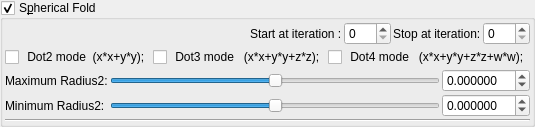
    <widget class="MyGroupBox" name="groupCheck_transf_function_enabledS_false">
     <property name="title">
      <string>S&amp;pherical Fold</string>
     </property>
     <property name="checkable">
      <bool>true</bool>
     </property>
     <layout class="QVBoxLayout" name="verticalLayout_21" stretch="0,0,0,0">
      <property name="spacing">
       <number>2</number>
      </property>
      <property name="leftMargin">
       <number>2</number>
      </property>
      <property name="topMargin">
       <number>2</number>
      </property>
      <property name="rightMargin">
       <number>2</number>
      </property>
      <property name="bottomMargin">
       <number>2</number>
      </property>
      <item>
       <layout class="QGridLayout" name="gridLayout_73">
        <property name="spacing">
         <number>2</number>
        </property>
        <item row="0" column="3">
         <widget class="QLabel" name="label_258">
          <property name="text">
           <string>Stop at iteration:</string>
          </property>
         </widget>
        </item>
        <item row="0" column="4">
         <widget class="MySpinBox" name="spinboxInt_transf_stop_iterations_S">
          <property name="sizePolicy">
           <sizepolicy hsizetype="Minimum" vsizetype="Maximum">
            <horstretch>0</horstretch>
            <verstretch>0</verstretch>
           </sizepolicy>
          </property>
          <property name="maximum">
           <number>250</number>
          </property>
         </widget>
        </item>
        <item row="0" column="1">
         <widget class="QLabel" name="label_257">
          <property name="text">
           <string>Start at iteration :</string>
          </property>
         </widget>
        </item>
        <item row="0" column="2">
         <widget class="MySpinBox" name="spinboxInt_transf_start_iterations_S">
          <property name="sizePolicy">
           <sizepolicy hsizetype="Minimum" vsizetype="Maximum">
            <horstretch>0</horstretch>
            <verstretch>0</verstretch>
           </sizepolicy>
          </property>
          <property name="maximum">
           <number>250</number>
          </property>
         </widget>
        </item>
        <item row="0" column="0">
         <spacer name="horizontalSpacer">
          <property name="orientation">
           <enum>Qt::Horizontal</enum>
          </property>
          <property name="sizeHint" stdset="0">
           <size>
            <width>40</width>
            <height>20</height>
           </size>
          </property>
         </spacer>
        </item>
       </layout>
      </item>
      <item>
       <layout class="QGridLayout" name="gridLayout_3">
        <item row="2" column="0">
         <widget class="QCheckBox" name="checkBox_transf_function_enabledBx_false">
          <property name="text">
           <string> Dot2 mode  (x*x+y*y);</string>
          </property>
         </widget>
        </item>
        <item row="2" column="1">
         <widget class="QCheckBox" name="checkBox_transf_function_enabledBy_false">
          <property name="text">
           <string> Dot3 mode   (x*x+y*y+z*z);</string>
          </property>
         </widget>
        </item>
        <item row="2" column="2">
         <widget class="QCheckBox" name="checkBox_transf_function_enabledBz">
          <property name="text">
           <string> Dot4 mode   (x*x+y*y+z*z+w*w);</string>
          </property>
         </widget>
        </item>
       </layout>
      </item>
      <item>
       <layout class="QGridLayout" name="gridLayout_15">
        <property name="spacing">
         <number>2</number>
        </property>
        <item row="1" column="1">
         <widget class="QSlider" name="slider_transf_maxR2_1">
          <property name="sizePolicy">
           <sizepolicy hsizetype="Expanding" vsizetype="Maximum">
            <horstretch>0</horstretch>
            <verstretch>0</verstretch>
           </sizepolicy>
          </property>
          <property name="minimum">
           <number>-5000000</number>
          </property>
          <property name="maximum">
           <number>5000000</number>
          </property>
          <property name="value">
           <number>0</number>
          </property>
          <property name="sliderPosition">
           <number>0</number>
          </property>
          <property name="orientation">
           <enum>Qt::Horizontal</enum>
          </property>
         </widget>
        </item>
        <item row="2" column="2">
         <widget class="MyDoubleSpinBox" name="spinbox_transf_minR2_p25">
          <property name="sizePolicy">
           <sizepolicy hsizetype="Minimum" vsizetype="Maximum">
            <horstretch>0</horstretch>
            <verstretch>0</verstretch>
           </sizepolicy>
          </property>
          <property name="prefix">
           <string/>
          </property>
          <property name="suffix">
           <string/>
          </property>
          <property name="decimals">
           <number>6</number>
          </property>
          <property name="minimum">
           <double>-99.989999999999995</double>
          </property>
          <property name="maximum">
           <double>99.989999999999995</double>
          </property>
          <property name="singleStep">
           <double>0.100000000000000</double>
          </property>
         </widget>
        </item>
        <item row="1" column="0">
         <widget class="QLabel" name="label_5">
          <property name="text">
           <string>Maximum Radius2:</string>
          </property>
         </widget>
        </item>
        <item row="2" column="0">
         <widget class="QLabel" name="label_9">
          <property name="text">
           <string>Minimum Radius2:</string>
          </property>
         </widget>
        </item>
        <item row="1" column="2">
         <widget class="MyDoubleSpinBox" name="spinbox_transf_maxR2_1">
          <property name="sizePolicy">
           <sizepolicy hsizetype="Minimum" vsizetype="Maximum">
            <horstretch>0</horstretch>
            <verstretch>0</verstretch>
           </sizepolicy>
          </property>
          <property name="prefix">
           <string/>
          </property>
          <property name="suffix">
           <string/>
          </property>
          <property name="decimals">
           <number>6</number>
          </property>
          <property name="minimum">
           <double>-99.989999999999995</double>
          </property>
          <property name="maximum">
           <double>99.989999999999995</double>
          </property>
          <property name="singleStep">
           <double>0.100000000000000</double>
          </property>
         </widget>
        </item>
        <item row="2" column="1">
         <widget class="QSlider" name="slider_transf_minR2_p25">
          <property name="sizePolicy">
           <sizepolicy hsizetype="Expanding" vsizetype="Maximum">
            <horstretch>0</horstretch>
            <verstretch>0</verstretch>
           </sizepolicy>
          </property>
          <property name="minimum">
           <number>-5000000</number>
          </property>
          <property name="maximum">
           <number>5000000</number>
          </property>
          <property name="value">
           <number>0</number>
          </property>
          <property name="sliderPosition">
           <number>0</number>
          </property>
          <property name="orientation">
           <enum>Qt::Horizontal</enum>
          </property>
         </widget>
        </item>
       </layout>
      </item>
      <item>
       <widget class="Line" name="line_9">
        <property name="orientation">
         <enum>Qt::Horizontal</enum>
        </property>
       </widget>
      </item>
     </layout>
    </widget>
